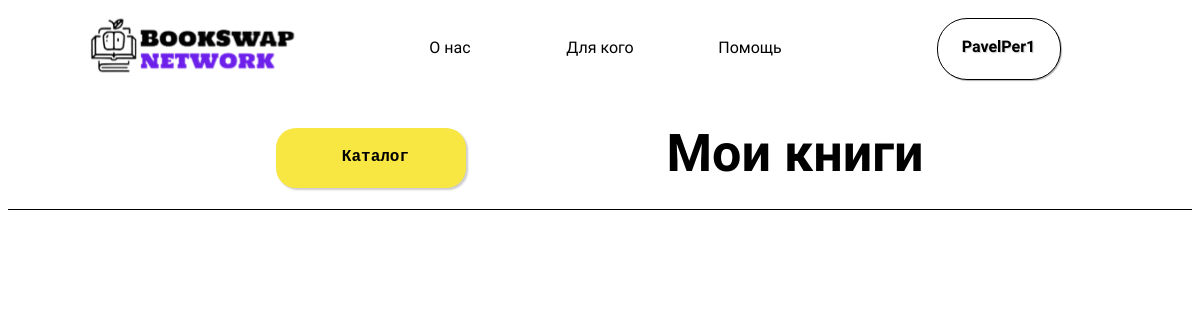
Page /exchange (signed in) on the earlier database version.
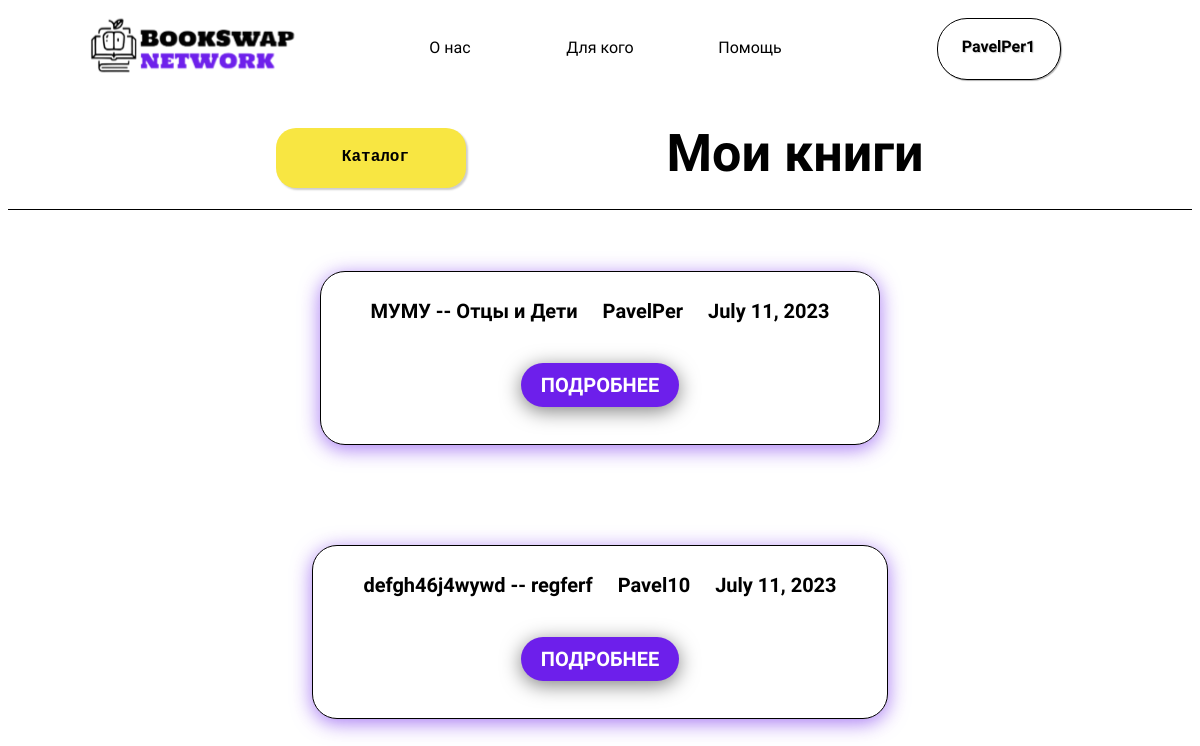
Same page on the later database version.
### Exchange/models.py (models this page shows)
class Exchange(models.Model):
    one_book = models.ForeignKey(Books, on_delete=models.CASCADE, null=True, related_name='exchange')
    two_book = models.ForeignKey(Books, on_delete=models.CASCADE, null=True, related_name='two_book')
    date = models.DateField()
    status = models.CharField(max_length=50)

class Books(models.Model):
    name = models.CharField(max_length=50)
    status = models.BooleanField()
    author = models.CharField(max_length=50)
    genre = models.CharField(max_length=30)
    description = models.CharField(max_length=250)
    user = models.ForeignKey(User, on_delete=models.CASCADE, null=True)

### Exchange/views.py (the view)
# urls.py: path('exchange', get_exchange, name='exchange')
def get_exchange(request):
    exchange = []
    for i in Exchange.objects.all():
        if i.one_book.user_id == request.user.id or i.two_book.user_id == request.user.id:
            exchange += [i]
    context = {
        'exchange': exchange
    }
    return render(request, 'exchange.html', context)

### Exchange/templates/exchange.html (shortened to what this page needs)
{% extends 'base.html' %}
{% load static %}
{% block link %}
<link rel="stylesheet" type="text/css" href="{% static 'exchange/exchange.css' %}">
<link rel="stylesheet" type="text/css" href="{% static 'profile/my_book.css' %}">
{% endblock %}
{% block content %}
      <div class="header2">
        <div class="katalog">
            <a href="{% url 'katalog' %}"><button class="back-css">Каталог</button></a>
        </div>
        <div class="b"><h1>Мои книги</h1></div>
    </div>
    <div class="penis">
    </div>
<div style="flex: block; margin-top:50px;">
    {% for i in exchange %}
      <div class="exchanges__content content">
        <div class="content__item record">
          <div class="record__info info _sub-main-text">
            <span class="info__books"> {{i.one_book.name}} -- {{i.two_book.name}}</span>
              {% if i.two_book.user != request.user %}
            <span class="info__user">{{i.two_book.user}}</span>
              {% else %}
              <span class="info__user">{{i.one_book.user}}</span>
              {% endif %}
            <span class="info__date">{{i.date}}</span>
          </div>
          <a href="#" class="record__detail button _sub-main-text">ПОДРОБНЕЕ</a>
        </div>
          {% endfor %}
      </div>
{% endblock %}

### Profile/templates/base.html (shortened to what this page needs)
{% load static %}
<html lang="en">
<head>
    <link rel="stylesheet" type="text/css" href="{% static 'profile/profile1.css' %}">
    <link href="https://fonts.cdnfonts.com/css/commissioner-2" rel="stylesheet">
    {% block link %}{% endblock %}
</head>
    <body>
        <div>
            <header class="header1">
                <div class="logo_div">
                    <a href="{% url 'index' %}"><img src="{% static 'images/logo.svg' %}" alt="BOOKSWAP" class="logo"></a>
                </div>
                <div class="menu_header">
                    <a class="menu_header1" href="#">О нас</a>
                    <a class="menu_header1" href="#">Для кого</a>
                    <a class="menu_header1" href="#">Помощь</a>
                </div>
                <div class='reg'>
                    {% if not request.user.is_authenticated %}
                    <a href="{% url 'login' %}"><nav class="login-css">Вход</nav></a>
                    <a href="{% url 'register' %}"><nav class="register-css">Регистрация</nav></a>
                    {% else %}
                    <a href="{% url 'profile' %}"><nav class="login-css">{{user.username}}</nav></a>
                    {% endif %}
                </div>
            </header>
                {% block content %}
                {% endblock %}
        </div>
</body>
</html>

### Profile/static/profile/profile1.css (style rules this page uses)
.content { display: flex; justify-content: center; align-items: center; height: 70vh; }
.button { padding: 10px 20px; background-color: #f2f2f2; border: none; border-radius: 5px; margin-bottom: 10px; cursor: pointer; }
.back-css { font-family: 'Commissioner', sans-serif; display: inline-block; -webkit-box-sizing: content-box; -moz-box-sizing: content-box; box-sizing: content-box; width: 150px; height: 40px; cursor: pointer; padding: 10px 20px; border: none; -webkit-border-radius: 20px; border-radius: 20px; font: normal normal bold 16px/normal "Lucida Console", Monaco, monospace; color: #0000; text-indent: 10px; -o-text-overflow: clip; text-overflow: clip; background: #F8E642; -webkit-box-shadow: 2px 2px 2px 0 rgba(0,0,0,0.2) ; box-shadow: 2px 2px 2px 0 rgba(0,0,0,0.2) ; text-shadow: -1px -1px 0 rgba(0,0,0,1) ; -webkit-transition: all 300ms cubic-bezier(0.42, 0, 0.58, 1); -moz-transition: all 300ms cubic-bezier(0.42, 0, 0.58, 1); -o-transition: all 300ms cubic-bezier(0.42, 0, 0.58, 1); transition: all 300ms cubic-bezier(0.42, 0, 0.58, 1); }
.header1 { position: relative; display: flex; flex-direction: row; justify-content: center; }
.logo_div { width: 100%; display: flex; flex-direction: row; justify-content: center; }
.logo { height: 80px; width: 220px; }
.login-css { margin-right: 20px; margin-top: 10px; height: 20px; -webkit-box-sizing: content-box; -moz-box-sizing: content-box; box-sizing: content-box; width: 82px; max-width: 82px; padding: 20px; overflow: hidden; border: 1px solid; -webkit-border-radius: 30px; border-radius: 30px; font: normal normal bold 16px/1 "Lucida Console", Monaco, monospace; color: rgba(0,0,0,1); text-align: center; -o-text-overflow: ellipsis; text-overflow: ellipsis; background: #ffffff; -webkit-box-shadow: 1px 1px 1px 0 rgba(0,0,0,0.3) ; box-shadow: 1px 1px 1px 0 rgba(0,0,0,0.3) ; text-shadow: 1px 1px 1px rgba(0,0,0,0.2) ; font-family: 'Commissioner', sans-serif; }
.menu_header { display: flex; flex-direction: row; justify-content: center; }
.menu_header1 { margin-top: 30px; width: 150; display: flex; flex-direction: row; justify-content: center; }
.reg { width: 100%; display: flex; flex-direction: row; justify-content: center; margin: 0px; }

### Exchange/static/exchange/exchange.css (style rules this page uses)
body { font-family: 'Commissioner', sans-serif; color: #000; }
* { box-sizing: border-box; }
a { all: unset; }
._sub-main-text { font-size: 20px; font-weight: 600; }
.button { text-align: center; cursor: pointer; width: auto; height: auto; border-radius: 225px; box-shadow: 0px 4px 20px 0px rgba(0, 0, 0, 0.50); display: flex; justify-content: center; align-items: center; }
.content { display: flex; flex-direction: column; align-items: center; gap: 10px; padding: 90px 90px 90px 90px; }
.record { border-radius: 25px; border: 1px solid #000; background: #FFF; box-shadow: 0px 4px 20px 0px rgba(109, 31, 235, 0.60); width: 1580px; display: flex; justify-content: space-between; align-items: center; padding: 27px 50px; }
.info { display: flex; flex-wrap: wrap; align-items: center; justify-content: center; gap: 25px; }
.record__detail { color: #FFF; background: #6D1FEB; }
@media (max-width: 1690px) { .record { flex-direction: column; gap: 20px; width: auto; } }

Differences in the rows shown:
added Exchange: one_book.name "МУМУ", two_book.name "Отцы и Дети", two_book.user "PavelPer", date "July 11, 2023"
added Exchange: one_book.name "defgh46j4wywd", two_book.name "regferf", two_book.user "Pavel10", date "July 11, 2023"
